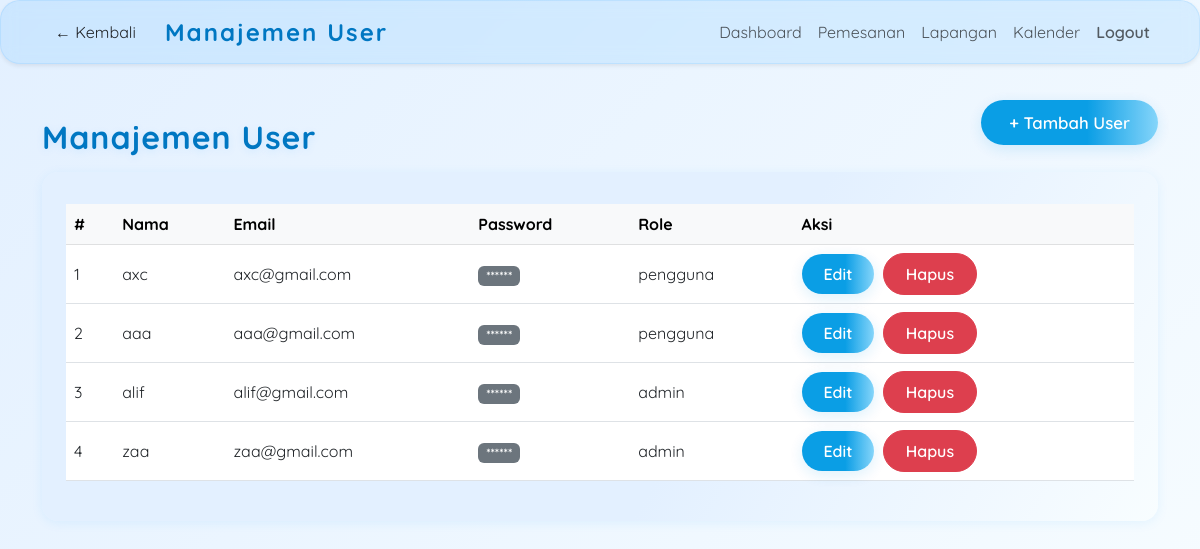
/admin/manajemen_user.php (signed in), run on the app's committed database.
### tables this page shows
CREATE TABLE `alif_pengguna` (
  `id_pengguna` int(11) NOT NULL,
  `nama_pengguna` varchar(100) NOT NULL,
  `email` varchar(100) NOT NULL,
  `password` varchar(255) NOT NULL,
  `peran` enum('admin','pengguna') NOT NULL DEFAULT 'pengguna',
  `foto` varchar(255) DEFAULT NULL
);

### admin/manajemen_user.php (the view, shortened to what this page needs)
<?php
include '../config/koneksi.php';
$user_query = mysqli_query($conn, "SELECT * FROM alif_pengguna ORDER BY id_pengguna DESC");
?>
<!DOCTYPE html>
<html lang="id">
<head>
  <link href="https://cdn.jsdelivr.net/npm/bootstrap@5.3.0/dist/css/bootstrap.min.css" rel="stylesheet">
</head>
<body>
<nav class="navbar navbar-expand-lg navbar-light glass-admin shadow-sm sticky-top mb-4">
  <div class="container">
    <a href="../dashboard/dashboard_admin.php" class="btn btn-glass-admin me-3">← Kembali</a>
    <a class="navbar-brand" href="#">Manajemen User</a>
    <div class="collapse navbar-collapse" id="navMenu">
      <ul class="navbar-nav ms-auto">
        <li class="nav-item"><a class="nav-link btn-glass-admin" href="../dashboard/dashboard_admin.php">Dashboard</a></li>
        <li class="nav-item"><a class="nav-link btn-glass-admin" href="manajemen_pemesanan.php">Pemesanan</a></li>
        <li class="nav-item"><a class="nav-link btn-glass-admin" href="../lapangan/lapangan_admin.php">Lapangan</a></li>
        <li class="nav-item"><a class="nav-link btn-glass-admin" href="../kalender/kalender_admin.php">Kalender</a></li>
        <li class="nav-item"><a class="nav-link btn-danger" href="../auth/logout.php">Logout</a></li>
      </ul>
    </div>
  </div>
</nav>
<div class="container">
  <div class="d-flex justify-content-between align-items-center mb-3">
    <h2 class="page-title animate__animated animate__fadeInDown mb-0">Manajemen User</h2>
    <a href="tambah_user.php" class="btn btn-admin" style="padding:10px 28px;font-size:1.05rem;">+ Tambah User</a>
  </div>
  <div class="user-table-card animate__animated animate__fadeInUp">
    <div class="table-responsive">
      <table class="table table-hover align-middle">
        <thead class="table-light">
          <tr>
            <th scope="col">#</th>
            <th scope="col">Nama</th>
            <th scope="col">Email</th>
            <th scope="col">Password</th>
            <th scope="col">Role</th>
            <th scope="col">Aksi</th>
          </tr>
        </thead>
        <tbody>
          <?php $no=1; while($user = mysqli_fetch_assoc($user_query)): ?>
          <tr>
            <td><?= $no++ ?></td>
            <td><?= htmlspecialchars($user['nama_pengguna']) ?></td>
            <td><?= htmlspecialchars($user['email']) ?></td>
            <td><span class="badge bg-secondary">******</span></td>
            <td><?= htmlspecialchars($user['peran']) ?></td>
            <td>
              <a href="edit_user.php?id=<?= $user['id_pengguna'] ?>" class="btn btn-admin btn-sm me-1" style="padding: 8px 22px; min-width: 0; font-size: 1rem;">Edit</a>
              <form method="post" action="hapus_user.php" style="display:inline;">
                <button type="submit" class="btn btn-danger btn-sm" style="padding: 8px 22px; min-width: 0; font-size: 1rem;" onclick="return confirm('Yakin ingin menghapus user ini?')">Hapus</button>
              </form>
            </td>
          </tr>
          <?php endwhile; ?>
        </tbody>
      </table>
    </div>
  </div>
</div>
</body>
</html>

### admin/manajemen_user.php (style rules this page uses)
body { font-family: 'Quicksand', Arial, sans-serif; background: linear-gradient(135deg, #e3f0ff 0%, #f8fdff 100%); min-height: 100vh; overflow-x: hidden; }
.glass-admin { background: rgba(255,255,255,0.85); box-shadow: 0 8px 32px 0 rgba(0,150,255,0.10); backdrop-filter: blur(8px); -webkit-backdrop-filter: blur(8px); border-radius: 20px; border: 1px solid rgba(0,150,255,0.10); }
.navbar { background: rgba(0, 150, 255, 0.10) !important; backdrop-filter: blur(8px); border-bottom: 1px solid rgba(0,150,255,0.10); }
.navbar-brand { font-weight: bold; letter-spacing: 2px; font-size: 1.5rem; color: #0077c2 !important; }
.page-title { color: #0077c2; font-weight: 700; letter-spacing: 1px; margin-bottom: 30px; margin-top: 30px; text-shadow: 0 2px 8px rgba(0,150,255,0.10); }
.user-table-card { background: linear-gradient(120deg, #e3f0ff 60%, #f8fdff 100%); border-radius: 16px; box-shadow: 0 2px 12px rgba(0,150,255,0.08); padding: 32px 24px 24px 24px; margin-bottom: 30px; animation: fadeInUp 1.1s; }
.btn-admin { background: linear-gradient(90deg, #039be5 60%, #81d4fa 100%); color: #fff; border: none; border-radius: 30px; padding: 10px 28px; font-weight: 600; font-size: 1.05rem; box-shadow: 0 4px 16px rgba(3,155,229,0.15); transition: transform 0.2s, box-shadow 0.2s, background 0.3s, color 0.3s; backdrop-filter: blur(4px); opacity: 0.97; position: relative; overflow: hidden; }
.btn-danger { transition: transform 0.2s, box-shadow 0.2s; font-weight: 600; border-radius: 30px; opacity: 0.95; }

### data on the page
alif_pengguna: nama_pengguna "axc", email "axc@gmail.com", peran "pengguna"
alif_pengguna: nama_pengguna "aaa", email "aaa@gmail.com", peran "pengguna"
alif_pengguna: nama_pengguna "alif", email "alif@gmail.com", peran "admin"
alif_pengguna: nama_pengguna "zaa", email "zaa@gmail.com", peran "admin"
